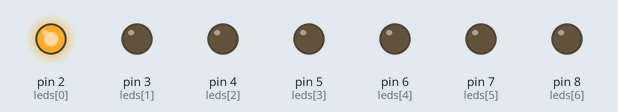
Recording of a sketch running on a simulated Arduino Uno, built with avr-gcc and run on an emulated ATmega328P. On the bench: output pins drawn as LEDs (lit = HIGH).

Above: at 0.05 s.
At 0.55 s:
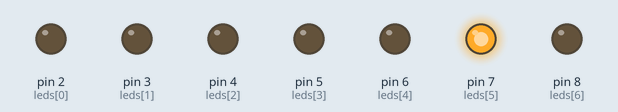
At 1.05 s:
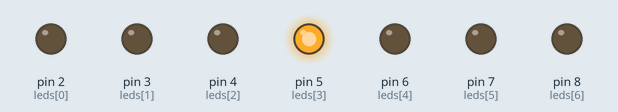
At 1.55 s:
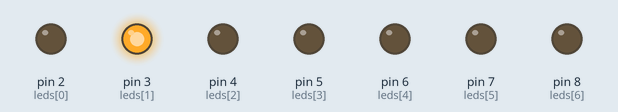
At 2.1 s:
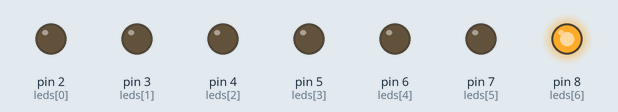
At 3.05 s:
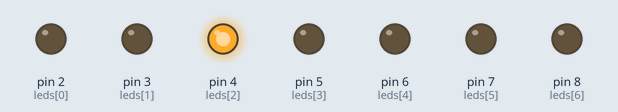
Timing chart, 0 to 3.4 s (numbered marks = the images above):
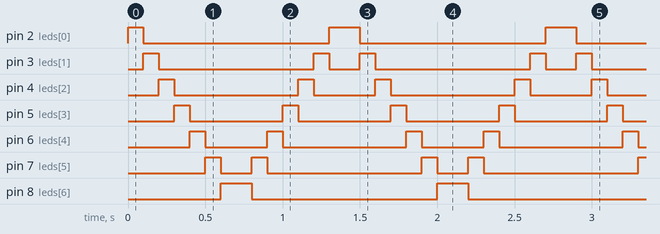

The sketch:

carro_fantastico.ino
```cpp
#include <Arduino.h>

int leds[] = {2, 3, 4, 5, 6, 7, 8};
int numLeds = 7;
int velocidade = 100;

void setup() {

  pinMode(2, OUTPUT);
  pinMode(3, OUTPUT);
  pinMode(4, OUTPUT);
  pinMode(5, OUTPUT);
  pinMode(6, OUTPUT);
  pinMode(7, OUTPUT);
  pinMode(8, OUTPUT);


  for(int i = 0; i < numLeds; i++) {
    digitalWrite(leds[i], LOW);
  }
}

void loop() {

  for(int i = 0; i < numLeds; i++) {
    digitalWrite(leds[i], HIGH);
    delay(velocidade);
    digitalWrite(leds[i], LOW);
  }


  for(int i = numLeds - 1; i >= 0; i--) {
    digitalWrite(leds[i], HIGH);
    delay(velocidade);
    digitalWrite(leds[i], LOW);
  }
}
```

Measured:
- by itself, pin 2 (leds[0]): repeats every 1.4 s: LOW 1.2 s, HIGH 0.20 s
- by itself, pin 3 (leds[1]): repeats every 1.4 s: LOW 1.0 s, HIGH 0.10 s, LOW 0.20 s, HIGH 0.10 s
- by itself, pin 4 (leds[2]): repeats every 1.4 s: LOW 0.80 s, HIGH 0.10 s, LOW 0.40 s, HIGH 0.10 s
- by itself, pin 5 (leds[3]): alternates HIGH for 0.10 s and LOW for 0.60 s
- by itself, pin 6 (leds[4]): repeats every 1.4 s: LOW 0.40 s, HIGH 0.10 s, LOW 0.80 s, HIGH 0.10 s
- by itself, pin 7 (leds[5]): repeats every 1.4 s: LOW 0.20 s, HIGH 0.10 s, LOW 1.0 s, HIGH 0.10 s
- by itself, pin 8 (leds[6]): alternates HIGH for 0.20 s and LOW for 1.2 s
